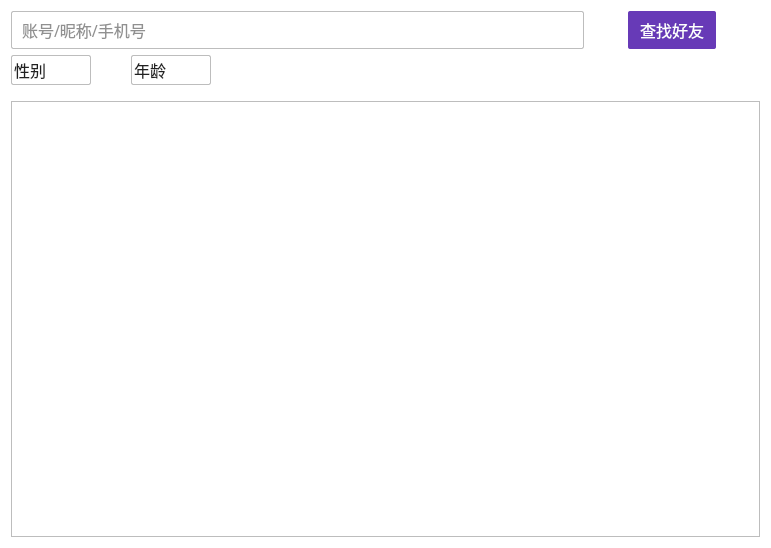
<?xml version="1.0" encoding="UTF-8"?>
<ui version="4.0">
 <class>AddFriendWindow</class>
 <widget class="QWidget" name="AddFriendWindow">
  <property name="geometry">
   <rect>
    <x>0</x>
    <y>0</y>
    <width>771</width>
    <height>548</height>
   </rect>
  </property>
  <property name="windowTitle">
   <string>添加好友</string>
  </property>
  <property name="windowIcon">
   <iconset resource="Image.qrc">
    <normaloff>:/window-icon/WindowIcon.png</normaloff>:/window-icon/WindowIcon.png</iconset>
  </property>
  <property name="whatsThis">
   <string/>
  </property>
  <property name="styleSheet">
   <string notr="true">QWidget
{
	background-color: rgb(255, 255, 255);
}
QComboBox
{
	border: 1px solid #BDBDBD; 
	border-radius: 2px;
	padding: 2px;
	background: #FFFFFF; 
	
	font-family: '微软雅黑';
	font-size: 16px;
	color: #212121;	/*文本颜色，ComboBox上显示的，不是item里的*/
	
	
	width: 56px;
	height: 24px;
}

QComboBox::hover
{
	border: 1px solid #512DA8;	
}


QComboBox::on
{
	border: 1px solid #673AB7;
}

QComboBox::drop-down 
{
	border: none;
}

QComboBox::down-arrow 
{
	border: none;
	image: url(:/down-arrow/212121/arrow-down-filling.png);
}


QComboBox::down-arrow::hover
{
	border: none;
	image: url(:/down-arrow-hover/512DA8/arrow-down-filling (1).png)
}

QComboBox::down-arrow::on
{
	border: none;
	
	image: url(:/down-arrow-on/673AB7/arrow-up-filling.png);
}

QComboBox QAbstractItemView
{
	color: #212121;
	
	background-color: #FFFFFF;
	outline: 0px;
}

QComboBox QAbstractItemView::item
{
	height: 24px;
}
QComboBox QAbstractItemView::item:hover
{
	color: #FFFFFF;
	background-color: #673AB7;

}
QComboBox QAbstractItemView::item:selected
{
	color: #FFFFFF;
	background-color: #673AB7;
}

QPushButton
{
	background-color: #673AB7;
	color: #FFFFFF;

	height: 36px;
	width: 88px;

	border-radius: 2px;
}

QPushButton::hover
{
	background-color: #512DA8;
}</string>
  </property>
  <layout class="QVBoxLayout" name="verticalLayout_3">
   <item>
    <layout class="QVBoxLayout" name="verticalLayout_2" stretch="1,7">
     <property name="spacing">
      <number>16</number>
     </property>
     <item>
      <layout class="QVBoxLayout" name="verticalLayout" stretch="0,0">
       <property name="spacing">
        <number>6</number>
       </property>
       <item>
        <layout class="QHBoxLayout" name="horizontalLayout_2" stretch="13,1,1,1">
         <property name="spacing">
          <number>0</number>
         </property>
         <item>
          <widget class="QLineEdit" name="SearchInfoEditor">
           <property name="sizePolicy">
            <sizepolicy hsizetype="Expanding" vsizetype="Expanding">
             <horstretch>0</horstretch>
             <verstretch>0</verstretch>
            </sizepolicy>
           </property>
           <property name="minimumSize">
            <size>
             <width>0</width>
             <height>0</height>
            </size>
           </property>
           <property name="maximumSize">
            <size>
             <width>16777215</width>
             <height>16777215</height>
            </size>
           </property>
           <property name="font">
            <font>
             <family>微软雅黑</family>
             <pointsize>12</pointsize>
            </font>
           </property>
           <property name="styleSheet">
            <string notr="true">QLineEdit
{

	padding-left: 8px;

	border: 1px solid #BDBDBD;
	border-radius:2px;

	height: 36px;

	color: #212121;

}

QLineEdit::hover
{
	border: 1px solid #673AB7;
}
</string>
           </property>
           <property name="text">
            <string/>
           </property>
           <property name="maxLength">
            <number>12</number>
           </property>
           <property name="frame">
            <bool>true</bool>
           </property>
           <property name="placeholderText">
            <string>账号/昵称/手机号</string>
           </property>
          </widget>
         </item>
         <item>
          <spacer name="horizontalSpacer_4">
           <property name="orientation">
            <enum>Qt::Horizontal</enum>
           </property>
           <property name="sizeHint" stdset="0">
            <size>
             <width>40</width>
             <height>20</height>
            </size>
           </property>
          </spacer>
         </item>
         <item>
          <widget class="QPushButton" name="SearchFriendsButton">
           <property name="sizePolicy">
            <sizepolicy hsizetype="Preferred" vsizetype="Preferred">
             <horstretch>0</horstretch>
             <verstretch>0</verstretch>
            </sizepolicy>
           </property>
           <property name="maximumSize">
            <size>
             <width>16777215</width>
             <height>16777215</height>
            </size>
           </property>
           <property name="font">
            <font>
             <family>微软雅黑</family>
             <pointsize>12</pointsize>
            </font>
           </property>
           <property name="cursor">
            <cursorShape>ArrowCursor</cursorShape>
           </property>
           <property name="styleSheet">
            <string notr="true"/>
           </property>
           <property name="text">
            <string>查找好友</string>
           </property>
           <property name="autoRepeatDelay">
            <number>300</number>
           </property>
           <property name="autoDefault">
            <bool>false</bool>
           </property>
          </widget>
         </item>
         <item>
          <spacer name="horizontalSpacer_5">
           <property name="orientation">
            <enum>Qt::Horizontal</enum>
           </property>
           <property name="sizeHint" stdset="0">
            <size>
             <width>40</width>
             <height>20</height>
            </size>
           </property>
          </spacer>
         </item>
        </layout>
       </item>
       <item>
        <layout class="QHBoxLayout" name="horizontalLayout" stretch="1,0,1,14">
         <property name="spacing">
          <number>0</number>
         </property>
         <item>
          <widget class="QComboBox" name="SexComboBox">
           <property name="sizePolicy">
            <sizepolicy hsizetype="Expanding" vsizetype="Expanding">
             <horstretch>0</horstretch>
             <verstretch>0</verstretch>
            </sizepolicy>
           </property>
           <property name="maximumSize">
            <size>
             <width>16777215</width>
             <height>16777215</height>
            </size>
           </property>
           <property name="font">
            <font>
             <family>微软雅黑</family>
             <pointsize>-1</pointsize>
            </font>
           </property>
           <property name="autoFillBackground">
            <bool>false</bool>
           </property>
           <property name="styleSheet">
            <string notr="true"/>
           </property>
           <property name="editable">
            <bool>false</bool>
           </property>
           <property name="currentText">
            <string>性别</string>
           </property>
           <property name="sizeAdjustPolicy">
            <enum>QComboBox::AdjustToMinimumContentsLengthWithIcon</enum>
           </property>
           <property name="placeholderText">
            <string/>
           </property>
           <item>
            <property name="text">
             <string>性别</string>
            </property>
           </item>
           <item>
            <property name="text">
             <string>男</string>
            </property>
           </item>
           <item>
            <property name="text">
             <string>女</string>
            </property>
           </item>
          </widget>
         </item>
         <item>
          <spacer name="horizontalSpacer_2">
           <property name="orientation">
            <enum>Qt::Horizontal</enum>
           </property>
           <property name="sizeHint" stdset="0">
            <size>
             <width>40</width>
             <height>20</height>
            </size>
           </property>
          </spacer>
         </item>
         <item>
          <widget class="QComboBox" name="AgeComboBox">
           <property name="sizePolicy">
            <sizepolicy hsizetype="Expanding" vsizetype="Expanding">
             <horstretch>0</horstretch>
             <verstretch>0</verstretch>
            </sizepolicy>
           </property>
           <property name="maximumSize">
            <size>
             <width>16777215</width>
             <height>16777215</height>
            </size>
           </property>
           <property name="styleSheet">
            <string notr="true"/>
           </property>
           <property name="editable">
            <bool>false</bool>
           </property>
           <property name="currentText">
            <string>年龄</string>
           </property>
           <property name="placeholderText">
            <string/>
           </property>
           <item>
            <property name="text">
             <string>年龄</string>
            </property>
           </item>
           <item>
            <property name="text">
             <string>18以下</string>
            </property>
           </item>
           <item>
            <property name="text">
             <string>18-22</string>
            </property>
           </item>
           <item>
            <property name="text">
             <string>22-30</string>
            </property>
           </item>
           <item>
            <property name="text">
             <string>30以上</string>
            </property>
           </item>
          </widget>
         </item>
         <item>
          <spacer name="horizontalSpacer_6">
           <property name="orientation">
            <enum>Qt::Horizontal</enum>
           </property>
           <property name="sizeHint" stdset="0">
            <size>
             <width>13</width>
             <height>27</height>
            </size>
           </property>
          </spacer>
         </item>
        </layout>
       </item>
      </layout>
     </item>
     <item>
      <widget class="QListWidget" name="listWidget">
       <property name="enabled">
        <bool>true</bool>
       </property>
       <property name="sizePolicy">
        <sizepolicy hsizetype="Preferred" vsizetype="Preferred">
         <horstretch>0</horstretch>
         <verstretch>0</verstretch>
        </sizepolicy>
       </property>
       <property name="maximumSize">
        <size>
         <width>16777215</width>
         <height>16777215</height>
        </size>
       </property>
       <property name="font">
        <font>
         <family>微软雅黑</family>
         <pointsize>12</pointsize>
        </font>
       </property>
       <property name="styleSheet">
        <string notr="true">QListWidget
{
	border: 1px solid #BDBDBD;
}

QListWidget::item
{
	height: 40px;
}</string>
       </property>
       <property name="frameShape">
        <enum>QFrame::StyledPanel</enum>
       </property>
       <property name="autoScrollMargin">
        <number>0</number>
       </property>
       <property name="resizeMode">
        <enum>QListView::Adjust</enum>
       </property>
       <property name="layoutMode">
        <enum>QListView::Batched</enum>
       </property>
       <property name="batchSize">
        <number>10</number>
       </property>
      </widget>
     </item>
    </layout>
   </item>
  </layout>
 </widget>
 <layoutdefault spacing="6" margin="11"/>
 <tabstops>
  <tabstop>SexComboBox</tabstop>
  <tabstop>SearchInfoEditor</tabstop>
  <tabstop>AgeComboBox</tabstop>
  <tabstop>listWidget</tabstop>
  <tabstop>SearchFriendsButton</tabstop>
 </tabstops>
 <resources>
  <include location="Image.qrc"/>
 </resources>
 <connections/>
</ui>
